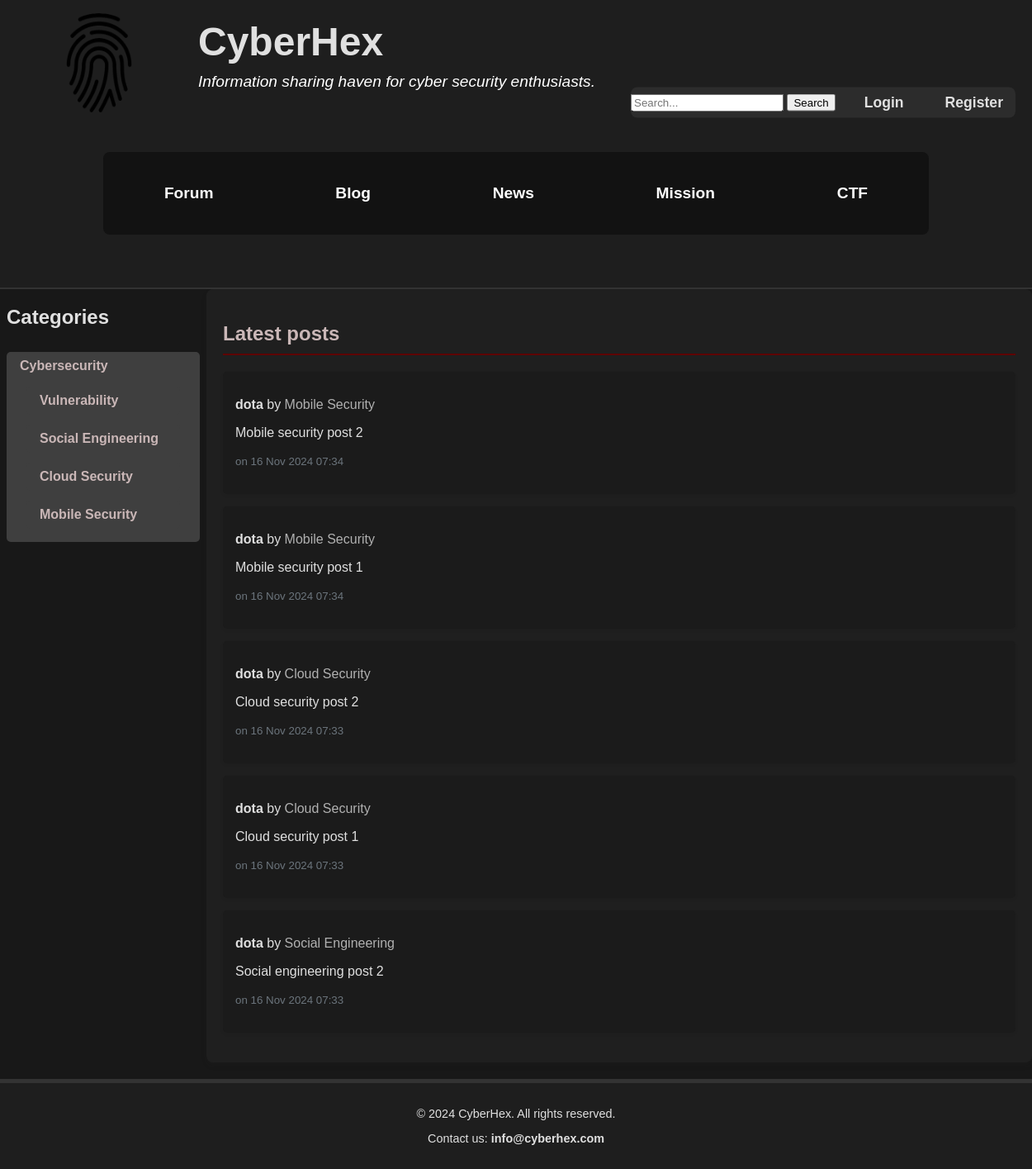
/, run on an earlier commit of the app's database.
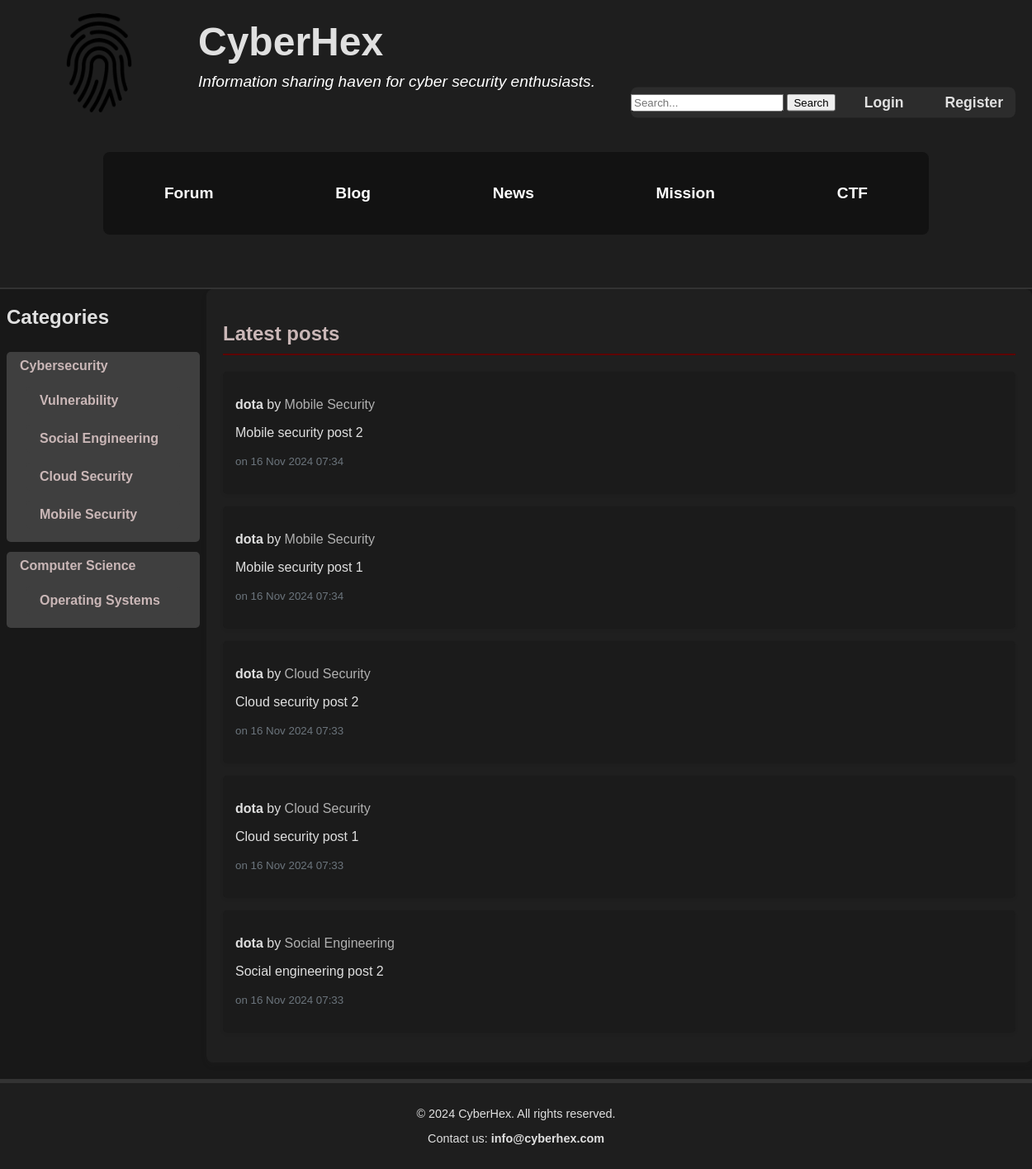
And on a later commit of the database.
### discussion_forum/models.py (models this page shows, shortened)
class Category(models.Model):
    name = models.CharField(max_length=100)
    description = models.TextField(blank=True)

class Topic(models.Model):
    title = models.CharField(max_length=200)
    content = models.TextField()
    category = models.ForeignKey(Category, related_name="topics", on_delete=models.CASCADE)
    author = models.ForeignKey(User, related_name="topics", on_delete=models.CASCADE)
    created_at = models.DateTimeField(auto_now_add=True)

class Post(models.Model):
    topic = models.ForeignKey(Topic, related_name="posts", on_delete=models.CASCADE)
    author = models.ForeignKey(User, related_name="posts", on_delete=models.CASCADE)
    content = models.TextField()
    created_at = models.DateTimeField(auto_now_add=True)

### user_accounts/models.py (models this page shows, shortened)
class User(AbstractUser):
    bio = models.TextField(blank=True)
    birth_date = models.DateField(null=True, blank=True)
    post_count = models.PositiveIntegerField(default=0)
    like_count = models.PositiveIntegerField(default=0)
    comment_count = models.PositiveIntegerField(default=0)
    level = models.CharField(max_length=50, blank=True)

### discussion_forum/views.py (the view)
# urls.py: path('', views.forum_index, name='forum_index'),
def forum_index(request):
    categories = Category.objects.prefetch_related('topics').all()
    latest_posts = Post.objects.select_related('author', 'topic').order_by('-created_at')[:5]
    return render(request, 'discussion_forum/forum_index.html', {
        'categories': categories,
        'latest_posts': latest_posts,
    })

### discussion_forum/templates/discussion_forum/forum_index.html
{% extends 'layout.html' %} {% load static %} {% block content %}
<main>
  <section class="categories">
    <h2>Categories</h2>
    <ul>
      {% for category in categories %}
      <li>
        <a
          href="{% url 'discussion_forum:category_topics' category_id=category.id %}"
        >
          {{ category.name }}
        </a>
        <ul>
          {% for topic in category.topics.all %}
          <li>
            <a
              href="{% url 'discussion_forum:topic_detail' topic_title=topic.title %}"
            >
              {{ topic.title }}
            </a>
          </li>
          {% empty %}
          <li>No content for this category.</li>
          {% endfor %}
        </ul>
      </li>
      {% empty %}
      <li>No categories exist.</li>
      {% endfor %}
    </ul>
  </section>
  <section class="latest-posts">
    <h2>Latest posts</h2>
    <ul>
      {% for post in latest_posts %}
      <li>
        <p>
          <strong>{{ post.author.username }}</strong> by
          <a
            href="{% url 'discussion_forum:topic_detail' topic_title=post.topic.title %}"
            >{{ post.topic.title }}</a
          >
        </p>
        <p>{{ post.content|truncatewords:20 }}</p>
        <p><small>on {{ post.created_at|date:"d M Y H:i" }}</small></p>
      </li>
      {% empty %}
      <li>There are no posts yet.</li>
      {% endfor %}
    </ul>
  </section>
</main>
{% endblock %}

What changed in the data, as far as the page shows it:
added Category: name "Computer Science"
added Topic: title "Operating Systems", shown under "Computer Science"
